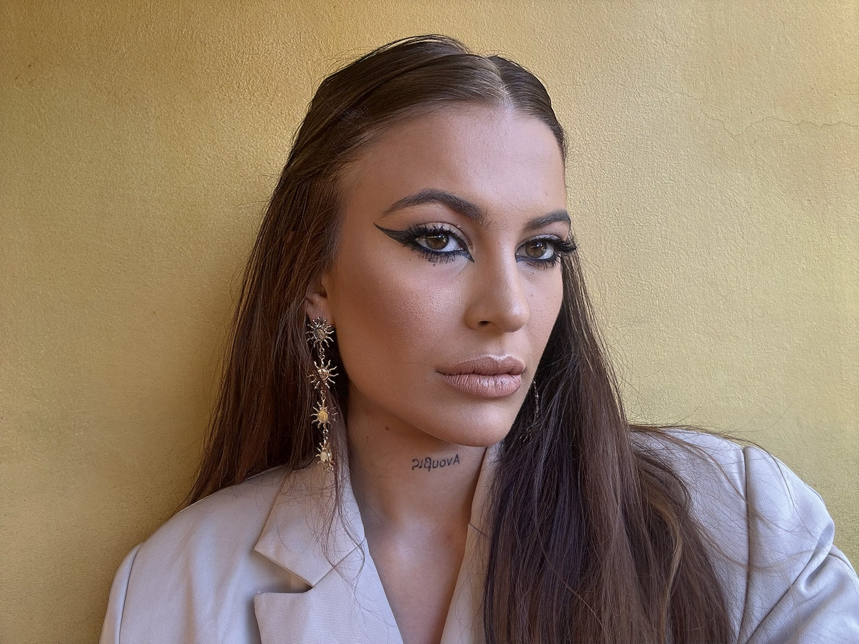
#> input picture ritratto-asso/originali/ritratto.jpg, 2576 x 1932 px (shown at 1/3 size)
$ python compose-card-lips.py
#> lines starting #> are read from the running program, lines starting #| are printed output that depends on the picture; after the words box and inside, x2 and y2 are one past the last pixel; in counts of white or black regions, pixels touching at a corner belong together
"""Ritratto con l'asso di picche stretto tra le labbra.

Livelli (dal basso): ritratto originale -> ombra della carta -> carta -> labbra ritagliate.
Uso: python3 scripts/compose-card-lips.py   (richiede Pillow e numpy)
"""
from pathlib import Path

import numpy as np
from PIL import Image, ImageChops, ImageDraw, ImageFilter

ROOT = Path(__file__).resolve().parent.parent / "ritratto-asso"
PORTRAIT = ROOT / "originali" / "ritratto.jpg"
CARD = ROOT / "originali" / "asso-di-picche.jpg"

# --- parametri principali -------------------------------------------------
CARD_WIDTH = 235          # px, circa la larghezza della bocca (~262 px)
CARD_ANGLE = 18           # gradi: la carta sporge in basso a destra
CARD_TOP = (1436, 1098)   # centro del bordo superiore (nascosto nella bocca)
MOUTH_LINE_Y = 1118       # linea tra le labbra: sopra non si vede la carta
WARM = (1.0, 0.965, 0.89) # tinta calda del bianco
SS = 4                    # supersampling per bordi puliti

# Contorno delle labbra (coordinate del ritratto originale 2576x1932)
LIPS = [
    (1310, 1112), (1325, 1097), (1355, 1090), (1380, 1085), (1410, 1074),
    (1435, 1069), (1455, 1064), (1470, 1071), (1485, 1074), (1500, 1069),
    (1515, 1065), (1530, 1069), (1550, 1077), (1565, 1085), (1573, 1095),
    (1575, 1110), (1573, 1118), (1565, 1128), (1562, 1145), (1557, 1160),
    (1545, 1172), (1520, 1185), (1490, 1192), (1465, 1193), (1435, 1190),
    (1400, 1180), (1370, 1165), (1345, 1147), (1330, 1132), (1315, 1120),
]


def build_card() -> Image.Image:
    """Carta rimpicciolita, angoli arrotondati, bianco scaldato (RGBA, non ruotata)."""
    src = Image.open(CARD).convert("RGB")
    w = CARD_WIDTH * SS
    h = round(w * src.height / src.width)
    card = src.resize((w, h), Image.LANCZOS)

    arr = np.asarray(card).astype(np.float32)
    arr *= np.array(WARM, dtype=np.float32)
    arr = arr * 0.97  # un filo meno brillante, come la luce della foto
    card = Image.fromarray(arr.clip(0, 255).astype(np.uint8))

    # leggera ombreggiatura verticale: la parte vicina alla bocca è più in ombra
    grad = np.linspace(0.86, 1.0, h, dtype=np.float32)[:, None, None]
    arr = np.asarray(card).astype(np.float32) * grad
    card = Image.fromarray(arr.clip(0, 255).astype(np.uint8)).convert("RGBA")

    mask = Image.new("L", (w, h), 0)
    ImageDraw.Draw(mask).rounded_rectangle((0, 0, w - 1, h - 1), radius=int(w * 0.05), fill=255)
    card.putalpha(mask)
    return card


def place_card(size) -> Image.Image:
    """Ruota la carta attorno al centro del bordo superiore e la posiziona sul canvas."""
    card = build_card()
    w, h = card.size
    pad = max(w, h)
    canvas = Image.new("RGBA", (w + 2 * pad, h + 2 * pad), (0, 0, 0, 0))
    canvas.paste(card, (pad, pad))
    pivot = (pad + w / 2, pad)
    rotated = canvas.rotate(CARD_ANGLE, resample=Image.BICUBIC, center=pivot)

    full = Image.new("RGBA", (size[0] * SS, size[1] * SS), (0, 0, 0, 0))
    ox = round(CARD_TOP[0] * SS - pivot[0])
    oy = round(CARD_TOP[1] * SS - pivot[1])
    full.paste(rotated, (ox, oy), rotated)
    return full.resize(size, Image.LANCZOS)


def lips_mask(size) -> Image.Image:
    m = Image.new("L", (size[0] * SS, size[1] * SS), 0)
    ImageDraw.Draw(m).polygon([(x * SS, y * SS) for x, y in LIPS], fill=255)
    return m.resize(size, Image.LANCZOS).filter(ImageFilter.GaussianBlur(1.6))


def below_mouth(size) -> Image.Image:
    m = Image.new("L", size, 0)
    ImageDraw.Draw(m).rectangle((0, MOUTH_LINE_Y, size[0], size[1]), fill=255)
    return m


def main():
    portrait = Image.open(PORTRAIT).convert("RGB")
#> portrait is the input picture: PIL image 2576x1932 RGB; mean R, G, B 145.1, 124.9, 104.9
    size = portrait.size
#> size = (2576, 1932)

    card = place_card(size)
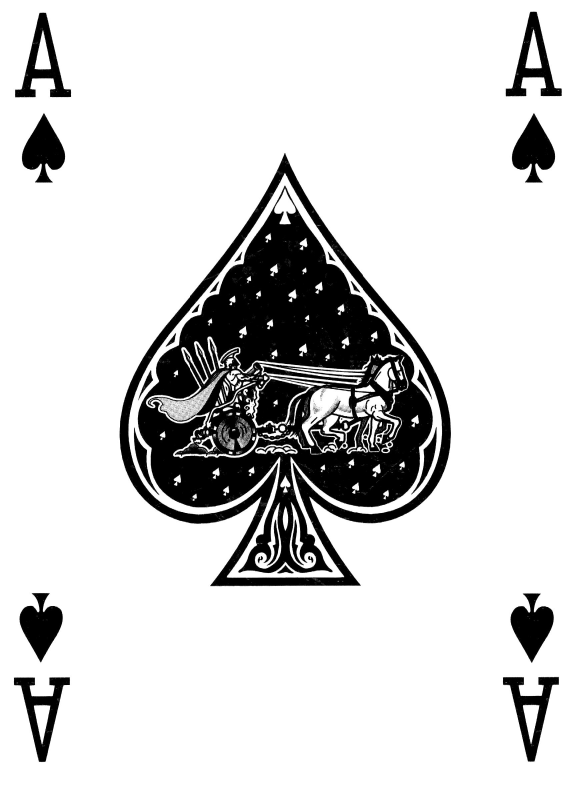
#> input picture ritratto-asso/originali/asso-di-picche.jpg, 1738 x 2390 px (shown at 1/3 size)
#> in build_card, src is the input picture: PIL image 1738x2390 RGB; min 0, max 255, mean 213.2
#> in build_card, `card = src.resize((w, h), Image.LANCZOS)`:
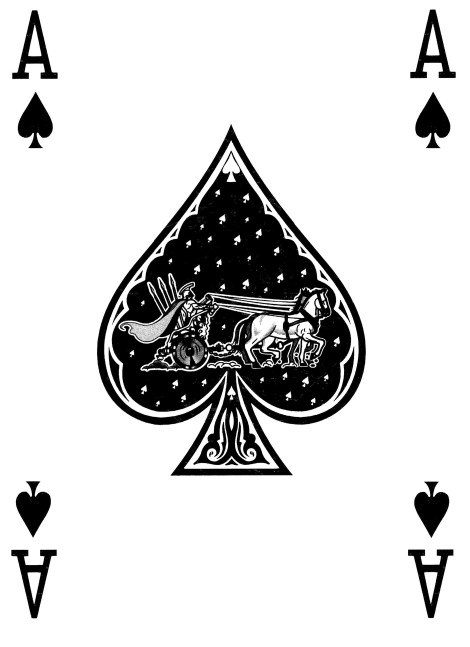
#> card: PIL image 940x1293 RGB (shown at 1/2 size); min 0, max 255, mean 213.2
#> in build_card, `arr *= np.array(WARM, dtype=np.float32)`:
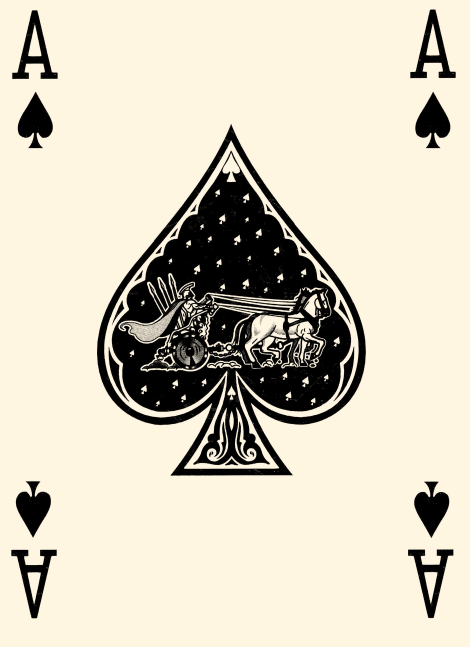
#> arr: shape (1293, 940, 3) float32 (shown at 1/2 size); mean R, G, B 214, 204, 188.1
#> in build_card, `arr = np.asarray(card).astype(np.float32) * grad`:
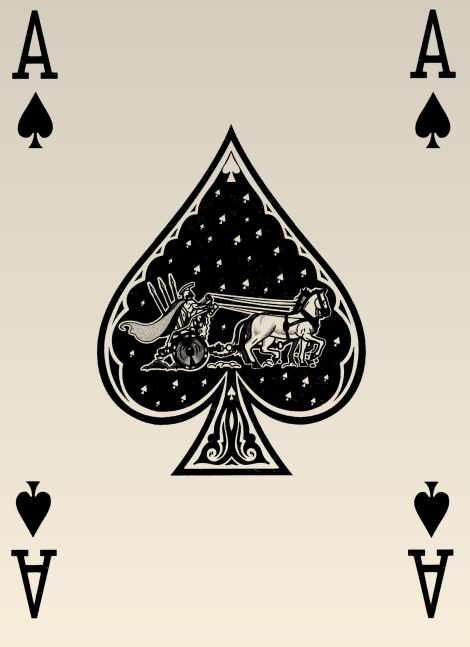
#> arr: shape (1293, 940, 3) float32 (shown at 1/2 size); mean R, G, B 191.7, 185.1, 170.8
#> in build_card, `mask = Image.new("L", (w, h), 0)`: mask: PIL image 940x1293 L; every value is 0
#> in build_card, `ImageDraw.Draw(mask).rounded_rectangle((0, 0, w - 1, h - 1), radius=in..`:
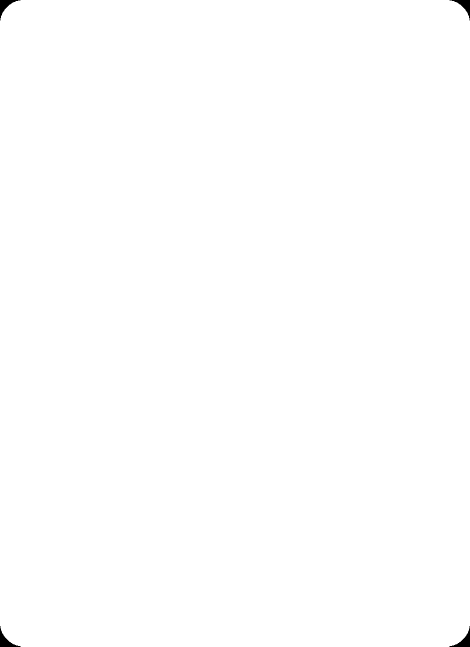
#> mask: PIL image 940x1293 L (shown at 1/2 size); 99.8% white; 4 black regions, box (x1, y1, x2, y2) and area: (0, 0, 41, 41) 490, (899, 0, 940, 41) 490, (0, 1252, 41, 1293) 490, (899, 1252, 940, 1293) 490
#> in place_card, `canvas = Image.new("RGBA", (w + 2 * pad, h + 2 * pad), (0, 0, 0, 0))`: canvas: PIL image 3526x3879 RGBA; every value is 0
#> in place_card, `canvas.paste(card, (pad, pad))`:
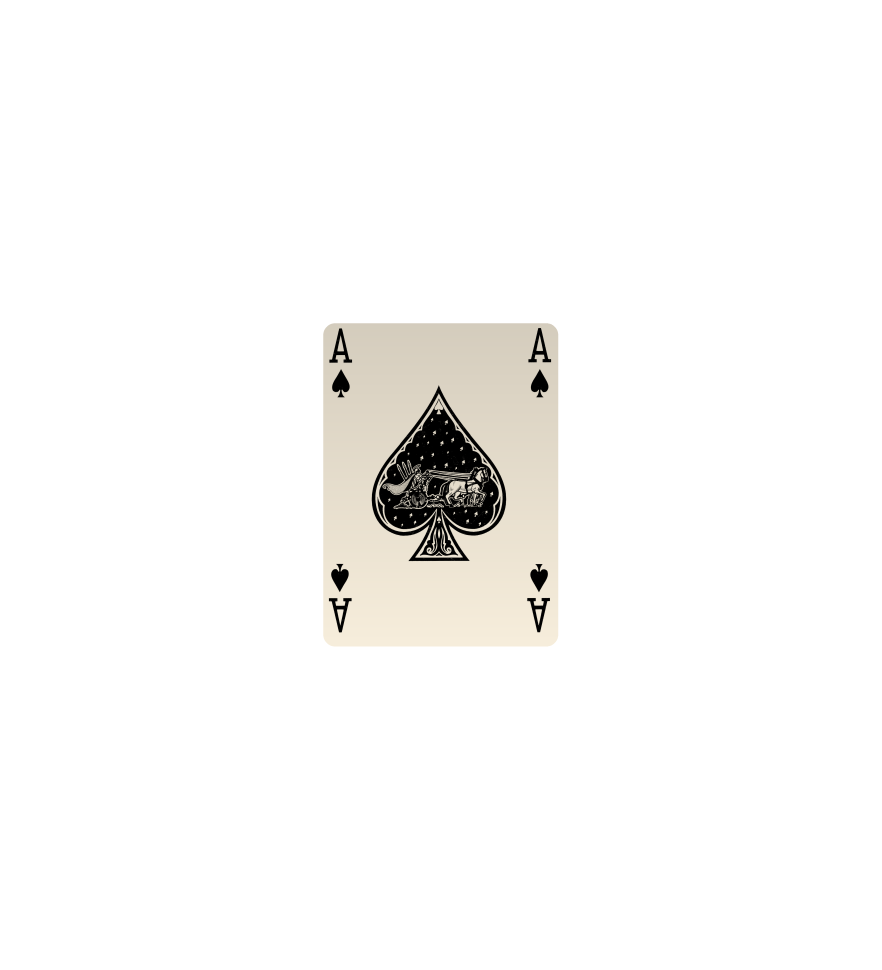
#> canvas: PIL image 3526x3879 RGBA (shown at 1/4 size); mean R, G, B, A 17, 16.4, 15.2, 22.6; transparent parts drawn white
#> in place_card, `rotated = canvas.rotate(CARD_ANGLE, resample=Image.BICUBIC, center=piv..`:
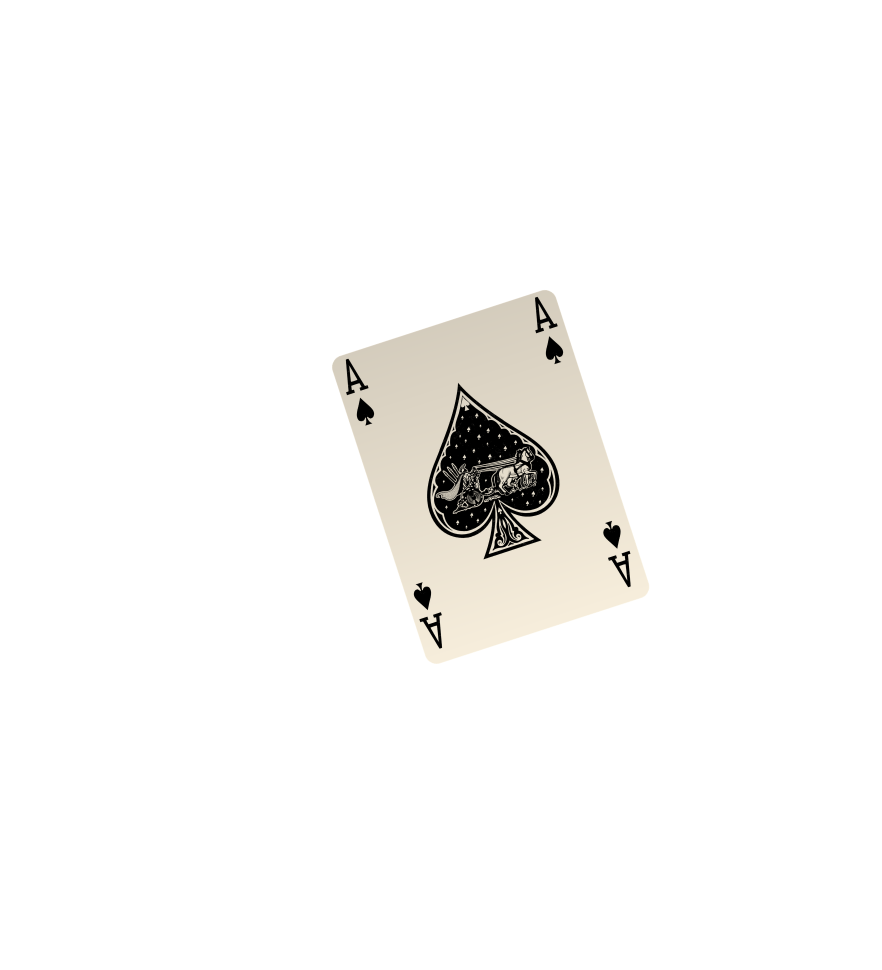
#> rotated: PIL image 3526x3879 RGBA (shown at 1/4 size); mean R, G, B, A 17, 16.4, 15.2, 22.6; transparent parts drawn white
#> in place_card, `full = Image.new("RGBA", (size[0] * SS, size[1] * SS), (0, 0, 0, 0))`: full: PIL image 10304x7728 RGBA; every value is 0
    clip = below_mouth(size)
    card.putalpha(ImageChops.multiply(card.getchannel("A"), clip))

    lips = lips_mask(size)

    # ombra di contatto del labbro inferiore sulla carta
    contact = lips.transform(size, Image.AFFINE, (1, 0, -2, 0, 1, -6)).filter(ImageFilter.GaussianBlur(7))
    contact = ImageChops.multiply(contact, card.getchannel("A"))
    shade = Image.new("RGBA", size, (45, 28, 18, 0))
    shade.putalpha(contact.point(lambda v: int(v * 0.55)))
    card_shaded = Image.alpha_composite(card, shade)
    card_shaded.putalpha(card.getchannel("A"))

    # ombra morbida verso il basso
    shadow_a = card.getchannel("A").transform(size, Image.AFFINE, (1, 0, -10, 0, 1, -18))
    shadow_a = shadow_a.filter(ImageFilter.GaussianBlur(14))
    shadow_a = ImageChops.multiply(shadow_a, clip).point(lambda v: int(v * 0.38))
    shadow = Image.new("RGBA", size, (50, 32, 18, 0))
    shadow.putalpha(shadow_a)

    lips_layer = portrait.convert("RGBA")
    lips_layer.putalpha(lips)

    out = portrait.convert("RGBA")
    for layer in (shadow, card_shaded, lips_layer):
        out = Image.alpha_composite(out, layer)
    out = out.convert("RGB")

    (ROOT / "livelli").mkdir(exist_ok=True)
    shadow.save(ROOT / "livelli" / "1-ombra.png")
    card_shaded.save(ROOT / "livelli" / "2-carta.png")
    lips_layer.save(ROOT / "livelli" / "3-labbra.png")

    icc = Image.open(PORTRAIT).info.get("icc_profile")
    out.save(ROOT / "ritratto-con-asso.png", icc_profile=icc)
    out.save(ROOT / "ritratto-con-asso.jpg", quality=95, subsampling=0, icc_profile=icc)
    print("salvato", out.size)


if __name__ == "__main__":
#> (the run stopped early here; a loop or call above may not have finished)
